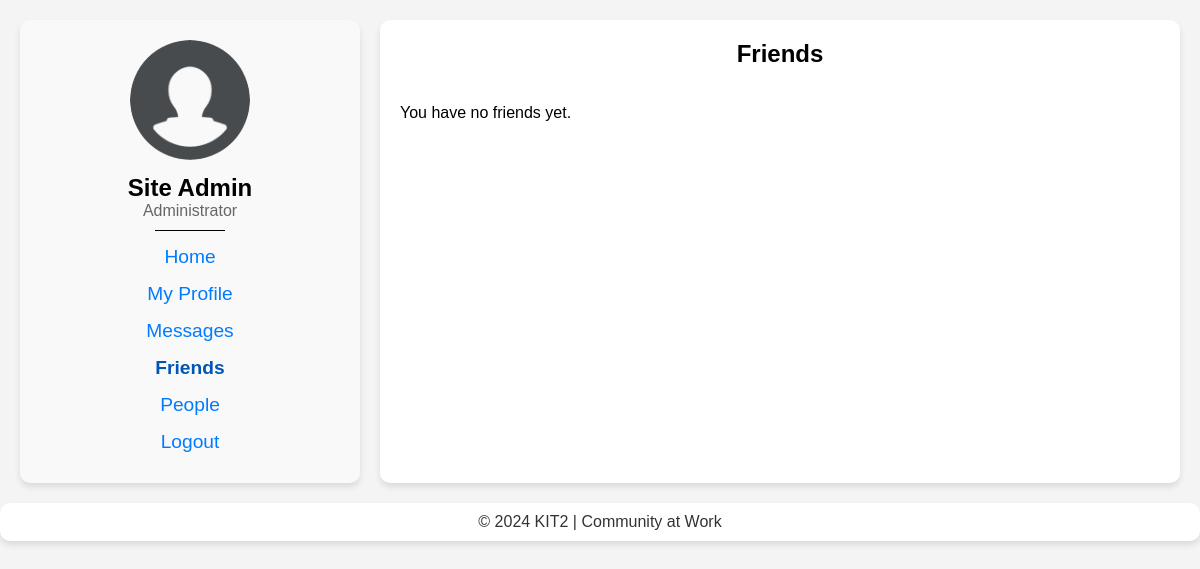
Page /friends.php (signed in) on the committed database.
### tables this page shows
CREATE TABLE `members` (
  `user` varchar(16) NOT NULL,
  `pass` varchar(255) NOT NULL,
  `profile_picture` varchar(255) DEFAULT 'default.png',
  `first_name` varchar(50) NOT NULL,
  `last_name` varchar(50) NOT NULL,
  `title` varchar(100) DEFAULT NULL,
  `about_me` text
);

### friends.php (the view, shortened to what this page needs)
<?php
require_once 'functions.php';
$user = $_SESSION['user'];
$profileStmt = $pdo->prepare("SELECT first_name, last_name, title, profile_picture FROM members WHERE user = ?");
$profileStmt->execute([$user]);
$profileData = $profileStmt->fetch();
$friendsStmt = $pdo->prepare("
    SELECT members.user, members.first_name, members.last_name, members.title, members.profile_picture
    FROM friends
    JOIN members ON friends.friend_id = members.user
    WHERE friends.user_id = ?
");
$friendsStmt->execute([$user]);
$friends = $friendsStmt->fetchAll();
?>
<!DOCTYPE html>
<html lang="en">
<head>
    <link rel="stylesheet" type="text/css" href="styles.css">
</head>
<body>
    <div class="container-full">
    <div class="container">
        <div class="left-column">
            <img src="img/profiles/<?php echo htmlspecialchars($profileData['profile_picture']); ?>" alt="Your Profile Picture" class="profile-picture">
            <h2><?php echo htmlspecialchars($profileData['first_name'] . ' ' . $profileData['last_name']); ?></h2>
            <?php if (!empty($profileData['title'])): ?>
                <p class="member-title"><?php echo htmlspecialchars($profileData['title']); ?></p>
            <?php endif; ?>
            <div style="width: 70px; height: 1px; background-color: #000; margin: 10px auto;"></div>
            <nav>
                <a href="index.php" class="nav-link">Home</a>
                <a href="my_profile.php" class="nav-link">My Profile</a>
                <a href="messages.php" class="nav-link">Messages</a>
                <span class="nav active">Friends</span>
                <a href="people.php" class="nav-link">People</a>
                <a href="logout.php" class="nav-link">Logout</a>
            </nav>
        </div>
        <div class="right-column">
            <h1 class="right-header">Friends</h1>
            <div class="members-list">
                <?php if (!empty($friends)): ?>
                    <?php foreach ($friends as $index => $friend): ?>
                        <div class="member-row <?php echo $index % 2 === 0 ? 'light-row' : 'dark-row'; ?>">
                            <a href="profile.php?user=<?php echo urlencode($friend['user']); ?>" class="profile-link">
                                <img src="img/profiles/<?php echo htmlspecialchars($friend['profile_picture']); ?>" alt="Member Profile Picture" class="member-profile-picture">
                            </a>
                            <div class="member-info">
                                <a href="profile.php?user=<?php echo urlencode($friend['user']); ?>" class="member-name-link">
                                    <?php echo htmlspecialchars($friend['first_name'] . ' ' . $friend['last_name']); ?>
                                </a>
                                <p class="member-title"><?php echo htmlspecialchars($friend['title']); ?></p>
                            </div>
                            <form method="post" class="friend-form">
                                <input type="hidden" name="friend_id" value="<?php echo htmlspecialchars($friend['user']); ?>">
                                <button type="submit" name="friend_action" value="remove" class="friend-button">Remove Friend</button>
                            </form>
                        </div>
                    <?php endforeach; ?>
                <?php else: ?>
                    <p>You have no friends yet.</p>
                <?php endif; ?>
            </div>
        </div>
    </div>
    <div class="footer">
        <p>&copy; 2024 KIT2 | Community at Work</p>
    </div>
    </div>
</body>
</html>

### styles.css (style rules this page uses)
body { font-family: 'Gill Sans', 'Gill Sans MT', Calibri, 'Trebuchet MS', sans-serif; background-color: #f4f4f4; margin: 0; padding: 0; }
h1, h2, h3 { margin: 0; padding: 0; }
.container { display: flex; gap: 20px; max-width: 1200px; margin: 0 auto; padding: 20px; }
.left-column { flex: 1; max-width: 300px; background: #f9f9f9; padding: 20px; border-radius: 10px; box-shadow: 0 4px 6px rgba(0, 0, 0, 0.1); text-align: center; }
.right-column { flex: 2; background: #ffffff; padding: 20px; border-radius: 10px; box-shadow: 0 4px 6px rgba(0, 0, 0, 0.1); }
.right-column h1 { font-size: 1.5rem; margin-bottom: 2px; text-align: left; }
nav a { display: block; margin: 5px 0; font-size: 1.2rem; color: #007bff; text-decoration: none; padding: 5px 0; transition: color 0.3s; }
.nav.active { display: block; margin: 5px 0; font-size: 1.2rem; color: #0056b3; text-decoration: none; padding: 5px 0; transition: color 0.3s; font-weight: 600; }
.profile-picture { width: 120px; height: 120px; object-fit: cover; border-radius: 50%; margin-bottom: 10px; }
.left-column p { font-size: 1rem; color: #666; margin-bottom: 10px; }
.members-list { display: flex; flex-direction: column; gap: 10px; margin-top: 20px; }
.member-title { font-size: 0.9rem; color: #666; margin: 0; }
.right-header { display: flex; justify-content: center; align-items: center; font-family: Gill Sans, sans-serif; }
.footer { background-color: #ffffff; border-radius: 10px; box-shadow: 0 4px 6px rgba(0, 0, 0, 0.1); text-align: center; margin: auto; margin-bottom: 20px; padding-top: 10px; padding-bottom: 10px; max-width: 1200px; }
.footer p { margin: 0; font-size: 1rem; color: #333; }

### rows in the picture
members: profile_picture (placeholder picture), first_name+last_name "Site Admin", title "Administrator"
